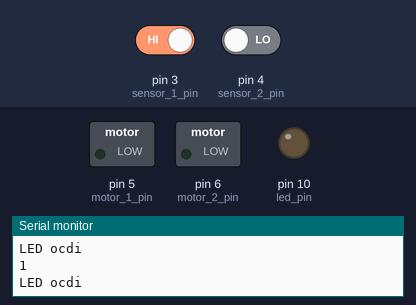
Recording of a sketch running on a simulated Arduino Uno, built with avr-gcc and run on an emulated ATmega328P. Parts: switched loads named in the sketch (green lamp = pin HIGH), output pins drawn as LEDs (lit = HIGH), the last lines printed to the serial monitor. Inputs (shaded band) come from the test bench; at power-on: pin 4 (sensor_2_pin) LOW, pin 3 (sensor_1_pin) HIGH.

Above: at 1.2 s.
1.3 s: pin 4 (sensor_2_pin) driven HIGH
At 2.3 s:
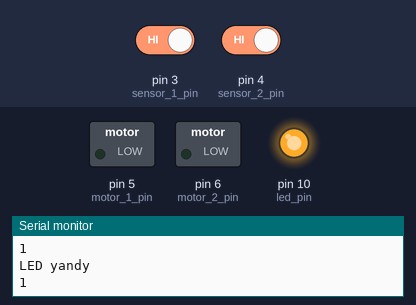
2.8 s: pin 3 (sensor_1_pin) driven LOW
At 3.5 s:
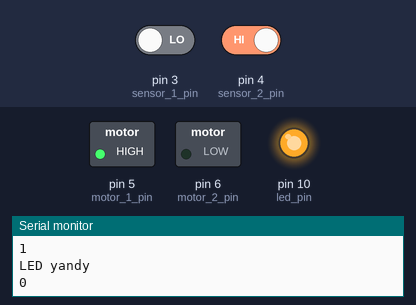
Timing chart, 0 to 22.3 s (numbered marks = the images above; inputs shaded):
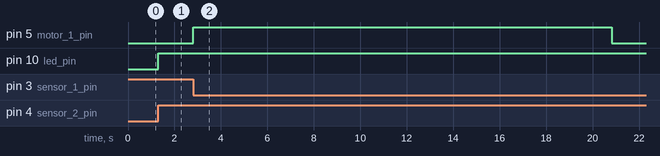

The sketch:

Smart_bus_stop.ino
```cpp
int sensor_1_pin = 3;
int sensor_2_pin = 4;
int led_pin = 10;
int motor_1_pin = 5;
int motor_2_pin = 6;
int sensor_1_val;
int sensor_2_val;
int working_time = 10000;
float state_time;
boolean sensor_read = true;

void setup() {
  Serial.begin(9600);
  pinMode(sensor_1_pin, INPUT);
  pinMode(sensor_2_pin, INPUT);
  pinMode(led_pin, OUTPUT);
  pinMode(motor_1_pin, OUTPUT);
  pinMode(motor_2_pin, OUTPUT);
}

void loop() {
  sensor_1_val = digitalRead(sensor_1_pin);
  Serial.println(sensor_1_val);
  if (sensor_1_val == 0 && sensor_read) {
    digitalWrite(motor_1_pin, HIGH);
    digitalWrite(motor_2_pin, LOW);
    delay(18000);
    digitalWrite(motor_1_pin, LOW);
    digitalWrite(motor_2_pin, LOW);
    sensor_read = false;
  }
  if (sensor_1_val == 1 && !sensor_read) {
    digitalWrite(motor_1_pin, LOW);
    digitalWrite(motor_2_pin, HIGH);
    delay(18000);
    digitalWrite(motor_1_pin, LOW);
    digitalWrite(motor_2_pin, LOW);
    sensor_read = true;
  }

  sensor_2_val = digitalRead(sensor_2_pin);
  if (sensor_2_val == 1) {
    digitalWrite(led_pin, HIGH);
    Serial.println("LED yandy");
  }
  else {
    digitalWrite(led_pin, LOW);
    Serial.println("LED ocdi");
  }
}
```

Measured:
- after the input at 1.3 s, pin 10 (led_pin): LOW → HIGH at once
- after the input at 2.8 s, pin 5 (motor_1_pin): LOW → HIGH at once, → LOW 18.0 s later
